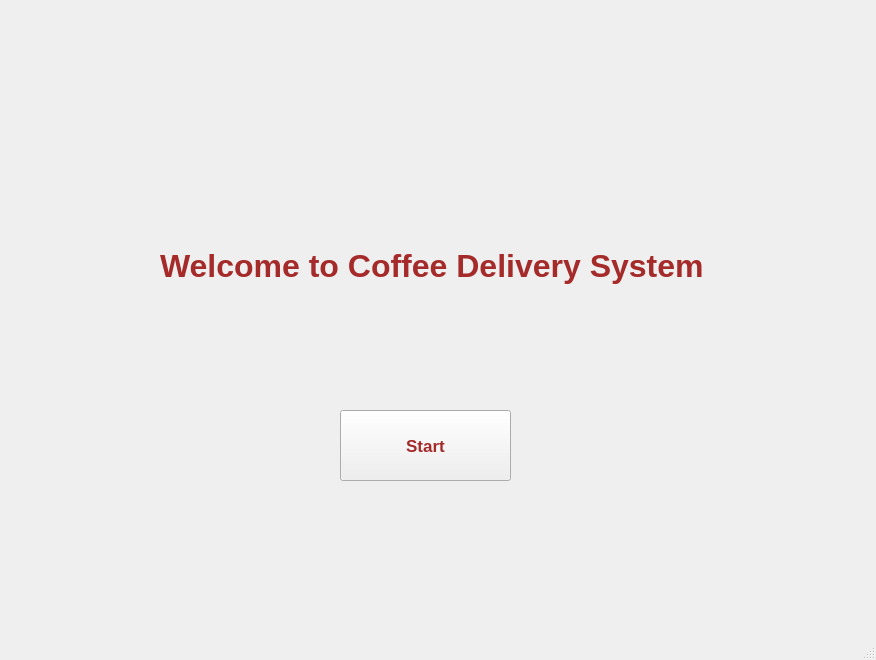
<?xml version="1.0" encoding="UTF-8"?>
<ui version="4.0">
 <class>MainWindow</class>
 <widget class="QMainWindow" name="MainWindow">
  <property name="geometry">
   <rect>
    <x>0</x>
    <y>0</y>
    <width>876</width>
    <height>660</height>
   </rect>
  </property>
  <property name="baseSize">
   <size>
    <width>9</width>
    <height>5</height>
   </size>
  </property>
  <property name="windowTitle">
   <string>MainWindow</string>
  </property>
  <property name="styleSheet">
   <string notr="true"/>
  </property>
  <widget class="QWidget" name="centralwidget">
   <property name="enabled">
    <bool>true</bool>
   </property>
   <widget class="QStackedWidget" name="stackedWidget">
    <property name="geometry">
     <rect>
      <x>0</x>
      <y>0</y>
      <width>871</width>
      <height>621</height>
     </rect>
    </property>
    <property name="currentIndex">
     <number>0</number>
    </property>
    <widget class="QWidget" name="page">
     <widget class="QPushButton" name="startTaskButton">
      <property name="geometry">
       <rect>
        <x>340</x>
        <y>410</y>
        <width>171</width>
        <height>71</height>
       </rect>
      </property>
      <property name="font">
       <font>
        <pointsize>13</pointsize>
        <weight>75</weight>
        <bold>true</bold>
       </font>
      </property>
      <property name="styleSheet">
       <string notr="true">color: rgb(165, 42, 42);  /* 棕色文本 */
</string>
      </property>
      <property name="text">
       <string>Start</string>
      </property>
     </widget>
     <widget class="QLabel" name="label_2">
      <property name="geometry">
       <rect>
        <x>10</x>
        <y>0</y>
        <width>441</width>
        <height>151</height>
       </rect>
      </property>
      <property name="styleSheet">
       <string notr="true">background-image: url(&quot;/home/mustar/coffee_robot/QT/imgs/JR.jpeg&quot;);
</string>
      </property>
      <property name="text">
       <string/>
      </property>
     </widget>
     <widget class="QLabel" name="label">
      <property name="geometry">
       <rect>
        <x>160</x>
        <y>150</y>
        <width>581</width>
        <height>231</height>
       </rect>
      </property>
      <property name="baseSize">
       <size>
        <width>0</width>
        <height>0</height>
       </size>
      </property>
      <property name="font">
       <font>
        <pointsize>24</pointsize>
        <weight>75</weight>
        <bold>true</bold>
       </font>
      </property>
      <property name="styleSheet">
       <string notr="true">color: rgb(165, 42, 42); 
</string>
      </property>
      <property name="text">
       <string>Welcome to Coffee Delivery System</string>
      </property>
     </widget>
     <widget class="QLabel" name="label_3">
      <property name="geometry">
       <rect>
        <x>610</x>
        <y>370</y>
        <width>261</width>
        <height>241</height>
       </rect>
      </property>
      <property name="text">
       <string/>
      </property>
      <property name="pixmap">
       <pixmap>../coffee_robot/QT/imgs/咖啡杯1.png</pixmap>
      </property>
     </widget>
    </widget>
    <widget class="QWidget" name="page_2">
     <widget class="QLabel" name="label_4">
      <property name="geometry">
       <rect>
        <x>340</x>
        <y>0</y>
        <width>241</width>
        <height>101</height>
       </rect>
      </property>
      <property name="font">
       <font>
        <pointsize>26</pointsize>
        <weight>75</weight>
        <bold>true</bold>
       </font>
      </property>
      <property name="styleSheet">
       <string notr="true">color: rgb(165, 42, 42); </string>
      </property>
      <property name="text">
       <string>Our Demos</string>
      </property>
     </widget>
     <widget class="QPushButton" name="GetCoffeeButton">
      <property name="geometry">
       <rect>
        <x>230</x>
        <y>110</y>
        <width>421</width>
        <height>91</height>
       </rect>
      </property>
      <property name="font">
       <font>
        <pointsize>15</pointsize>
        <weight>75</weight>
        <bold>true</bold>
       </font>
      </property>
      <property name="text">
       <string>Get a Cup of Coffee</string>
      </property>
     </widget>
     <widget class="QPushButton" name="Demo1Button">
      <property name="geometry">
       <rect>
        <x>30</x>
        <y>300</y>
        <width>231</width>
        <height>101</height>
       </rect>
      </property>
      <property name="font">
       <font>
        <pointsize>12</pointsize>
       </font>
      </property>
      <property name="text">
       <string>Take to Table 1</string>
      </property>
     </widget>
     <widget class="QPushButton" name="Demo2Button">
      <property name="geometry">
       <rect>
        <x>320</x>
        <y>300</y>
        <width>231</width>
        <height>101</height>
       </rect>
      </property>
      <property name="font">
       <font>
        <pointsize>12</pointsize>
       </font>
      </property>
      <property name="text">
       <string>Take to Table 3</string>
      </property>
     </widget>
     <widget class="QPushButton" name="Demo3Button">
      <property name="geometry">
       <rect>
        <x>610</x>
        <y>300</y>
        <width>231</width>
        <height>101</height>
       </rect>
      </property>
      <property name="font">
       <font>
        <pointsize>12</pointsize>
       </font>
      </property>
      <property name="text">
       <string>Take to Standing person</string>
      </property>
     </widget>
     <widget class="QLabel" name="label_6">
      <property name="geometry">
       <rect>
        <x>700</x>
        <y>440</y>
        <width>221</width>
        <height>171</height>
       </rect>
      </property>
      <property name="text">
       <string/>
      </property>
      <property name="pixmap">
       <pixmap>imges/OIP-C.jpeg</pixmap>
      </property>
     </widget>
     <widget class="QPushButton" name="BackButton">
      <property name="geometry">
       <rect>
        <x>40</x>
        <y>560</y>
        <width>151</width>
        <height>41</height>
       </rect>
      </property>
      <property name="font">
       <font>
        <weight>75</weight>
        <bold>true</bold>
       </font>
      </property>
      <property name="styleSheet">
       <string notr="true">color: rgb(165, 42, 42); </string>
      </property>
      <property name="text">
       <string>BACK</string>
      </property>
     </widget>
     <widget class="QPushButton" name="NextButton">
      <property name="geometry">
       <rect>
        <x>460</x>
        <y>560</y>
        <width>151</width>
        <height>41</height>
       </rect>
      </property>
      <property name="font">
       <font>
        <weight>75</weight>
        <bold>true</bold>
       </font>
      </property>
      <property name="styleSheet">
       <string notr="true">color: rgb(165, 42, 42); </string>
      </property>
      <property name="text">
       <string>More Order</string>
      </property>
     </widget>
     <widget class="QPushButton" name="ResetRobotButton">
      <property name="geometry">
       <rect>
        <x>740</x>
        <y>160</y>
        <width>101</width>
        <height>41</height>
       </rect>
      </property>
      <property name="text">
       <string>Reset Robot</string>
      </property>
     </widget>
    </widget>
    <widget class="QWidget" name="page_3">
     <widget class="QPushButton" name="NextButton_2">
      <property name="geometry">
       <rect>
        <x>690</x>
        <y>550</y>
        <width>141</width>
        <height>41</height>
       </rect>
      </property>
      <property name="font">
       <font>
        <weight>75</weight>
        <bold>true</bold>
       </font>
      </property>
      <property name="styleSheet">
       <string notr="true">color: rgb(165, 42, 42); </string>
      </property>
      <property name="text">
       <string>Confirm the order</string>
      </property>
     </widget>
     <widget class="QPushButton" name="BackButton_3">
      <property name="geometry">
       <rect>
        <x>40</x>
        <y>550</y>
        <width>141</width>
        <height>41</height>
       </rect>
      </property>
      <property name="font">
       <font>
        <weight>75</weight>
        <bold>true</bold>
       </font>
      </property>
      <property name="styleSheet">
       <string notr="true">color: rgb(165, 42, 42); </string>
      </property>
      <property name="text">
       <string>BACK</string>
      </property>
     </widget>
     <widget class="QComboBox" name="comboBox">
      <property name="geometry">
       <rect>
        <x>220</x>
        <y>50</y>
        <width>181</width>
        <height>71</height>
       </rect>
      </property>
      <item>
       <property name="text">
        <string/>
       </property>
      </item>
      <item>
       <property name="text">
        <string>Green tea</string>
       </property>
      </item>
      <item>
       <property name="text">
        <string>Black tea</string>
       </property>
      </item>
      <item>
       <property name="text">
        <string>Milk</string>
       </property>
      </item>
      <item>
       <property name="text">
        <string>Hot chocolate</string>
       </property>
      </item>
      <item>
       <property name="text">
        <string>Lemonade</string>
       </property>
      </item>
      <item>
       <property name="text">
        <string>Water</string>
       </property>
      </item>
     </widget>
     <widget class="QComboBox" name="comboBox_2">
      <property name="geometry">
       <rect>
        <x>220</x>
        <y>140</y>
        <width>181</width>
        <height>71</height>
       </rect>
      </property>
      <item>
       <property name="text">
        <string/>
       </property>
      </item>
      <item>
       <property name="text">
        <string>Small</string>
       </property>
      </item>
      <item>
       <property name="text">
        <string>Medium</string>
       </property>
      </item>
      <item>
       <property name="text">
        <string>Large</string>
       </property>
      </item>
     </widget>
     <widget class="QComboBox" name="comboBox_3">
      <property name="geometry">
       <rect>
        <x>220</x>
        <y>330</y>
        <width>181</width>
        <height>81</height>
       </rect>
      </property>
      <item>
       <property name="text">
        <string/>
       </property>
      </item>
      <item>
       <property name="text">
        <string>No sugar</string>
       </property>
      </item>
      <item>
       <property name="text">
        <string>Light sugar</string>
       </property>
      </item>
      <item>
       <property name="text">
        <string>Regular sugar</string>
       </property>
      </item>
      <item>
       <property name="text">
        <string>Extra sugar</string>
       </property>
      </item>
     </widget>
     <widget class="QComboBox" name="comboBox_4">
      <property name="geometry">
       <rect>
        <x>220</x>
        <y>230</y>
        <width>181</width>
        <height>81</height>
       </rect>
      </property>
      <item>
       <property name="text">
        <string/>
       </property>
      </item>
      <item>
       <property name="text">
        <string>No ice</string>
       </property>
      </item>
      <item>
       <property name="text">
        <string>Light ice</string>
       </property>
      </item>
      <item>
       <property name="text">
        <string>Regular ice</string>
       </property>
      </item>
      <item>
       <property name="text">
        <string>Extra ice</string>
       </property>
      </item>
     </widget>
     <widget class="QLabel" name="label_7">
      <property name="geometry">
       <rect>
        <x>60</x>
        <y>70</y>
        <width>141</width>
        <height>31</height>
       </rect>
      </property>
      <property name="font">
       <font>
        <pointsize>15</pointsize>
       </font>
      </property>
      <property name="text">
       <string>Choose a drink</string>
      </property>
     </widget>
     <widget class="QLabel" name="label_8">
      <property name="geometry">
       <rect>
        <x>60</x>
        <y>160</y>
        <width>81</width>
        <height>31</height>
       </rect>
      </property>
      <property name="font">
       <font>
        <pointsize>15</pointsize>
       </font>
      </property>
      <property name="text">
       <string>Size</string>
      </property>
     </widget>
     <widget class="QLabel" name="label_9">
      <property name="geometry">
       <rect>
        <x>60</x>
        <y>240</y>
        <width>81</width>
        <height>31</height>
       </rect>
      </property>
      <property name="font">
       <font>
        <pointsize>15</pointsize>
       </font>
      </property>
      <property name="text">
       <string>Ice</string>
      </property>
     </widget>
     <widget class="QLabel" name="label_10">
      <property name="geometry">
       <rect>
        <x>60</x>
        <y>330</y>
        <width>71</width>
        <height>31</height>
       </rect>
      </property>
      <property name="font">
       <font>
        <pointsize>15</pointsize>
       </font>
      </property>
      <property name="text">
       <string>Sugar</string>
      </property>
     </widget>
    </widget>
    <widget class="QWidget" name="page_4">
     <widget class="QPushButton" name="BackButton_2">
      <property name="geometry">
       <rect>
        <x>40</x>
        <y>550</y>
        <width>151</width>
        <height>41</height>
       </rect>
      </property>
      <property name="font">
       <font>
        <weight>75</weight>
        <bold>true</bold>
       </font>
      </property>
      <property name="styleSheet">
       <string notr="true">color: rgb(165, 42, 42); </string>
      </property>
      <property name="text">
       <string>BACK</string>
      </property>
     </widget>
     <widget class="QLabel" name="label_5">
      <property name="geometry">
       <rect>
        <x>210</x>
        <y>190</y>
        <width>471</width>
        <height>221</height>
       </rect>
      </property>
      <property name="font">
       <font>
        <pointsize>20</pointsize>
       </font>
      </property>
      <property name="text">
       <string>Your drink will be delivered soon......</string>
      </property>
     </widget>
     <widget class="QPushButton" name="HomePageButton">
      <property name="geometry">
       <rect>
        <x>670</x>
        <y>550</y>
        <width>141</width>
        <height>41</height>
       </rect>
      </property>
      <property name="font">
       <font>
        <weight>75</weight>
        <bold>true</bold>
       </font>
      </property>
      <property name="styleSheet">
       <string notr="true">color: rgb(165, 42, 42); </string>
      </property>
      <property name="text">
       <string>Home Page</string>
      </property>
     </widget>
    </widget>
    <widget class="QWidget" name="page_5">
     <widget class="QLabel" name="label_11">
      <property name="geometry">
       <rect>
        <x>220</x>
        <y>190</y>
        <width>421</width>
        <height>221</height>
       </rect>
      </property>
      <property name="font">
       <font>
        <pointsize>20</pointsize>
       </font>
      </property>
      <property name="text">
       <string>Continue your Development......</string>
      </property>
     </widget>
    </widget>
   </widget>
  </widget>
  <widget class="QMenuBar" name="menubar">
   <property name="geometry">
    <rect>
     <x>0</x>
     <y>0</y>
     <width>876</width>
     <height>22</height>
    </rect>
   </property>
  </widget>
  <widget class="QStatusBar" name="statusbar"/>
 </widget>
 <resources/>
 <connections/>
</ui>
